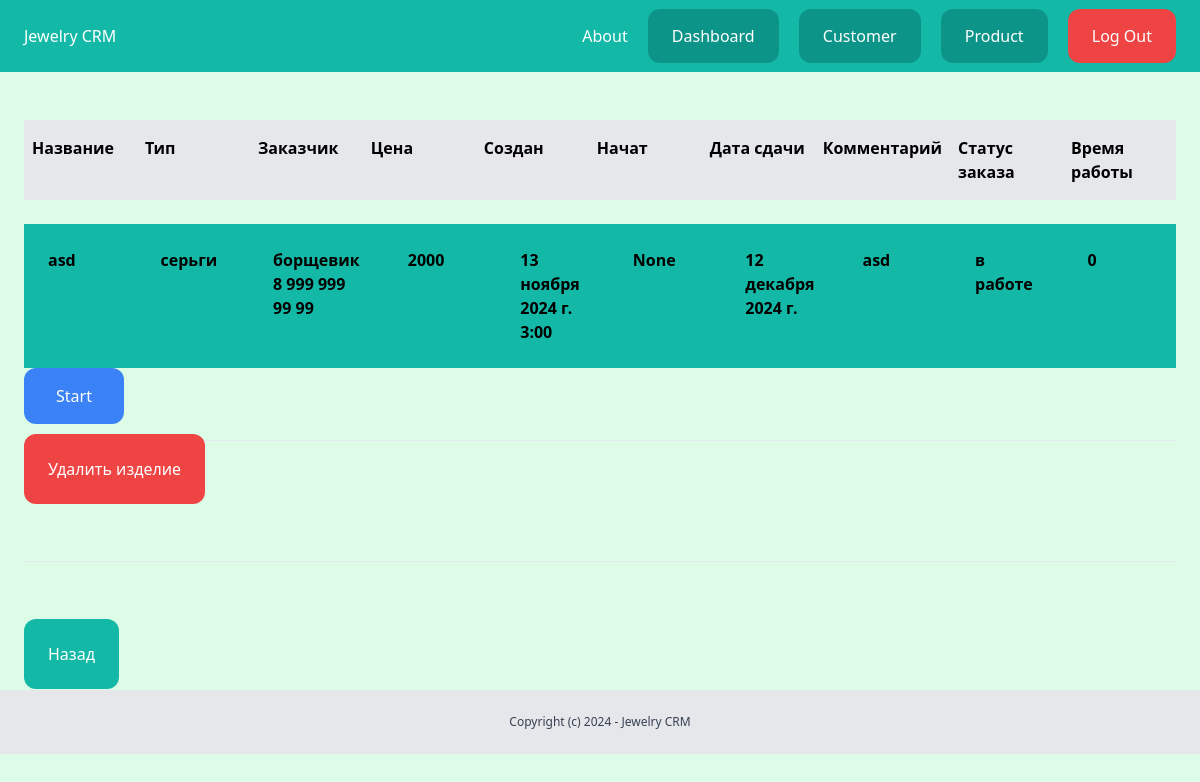
/dashboard/product/2/ (signed in), run on an earlier commit of the app's database.
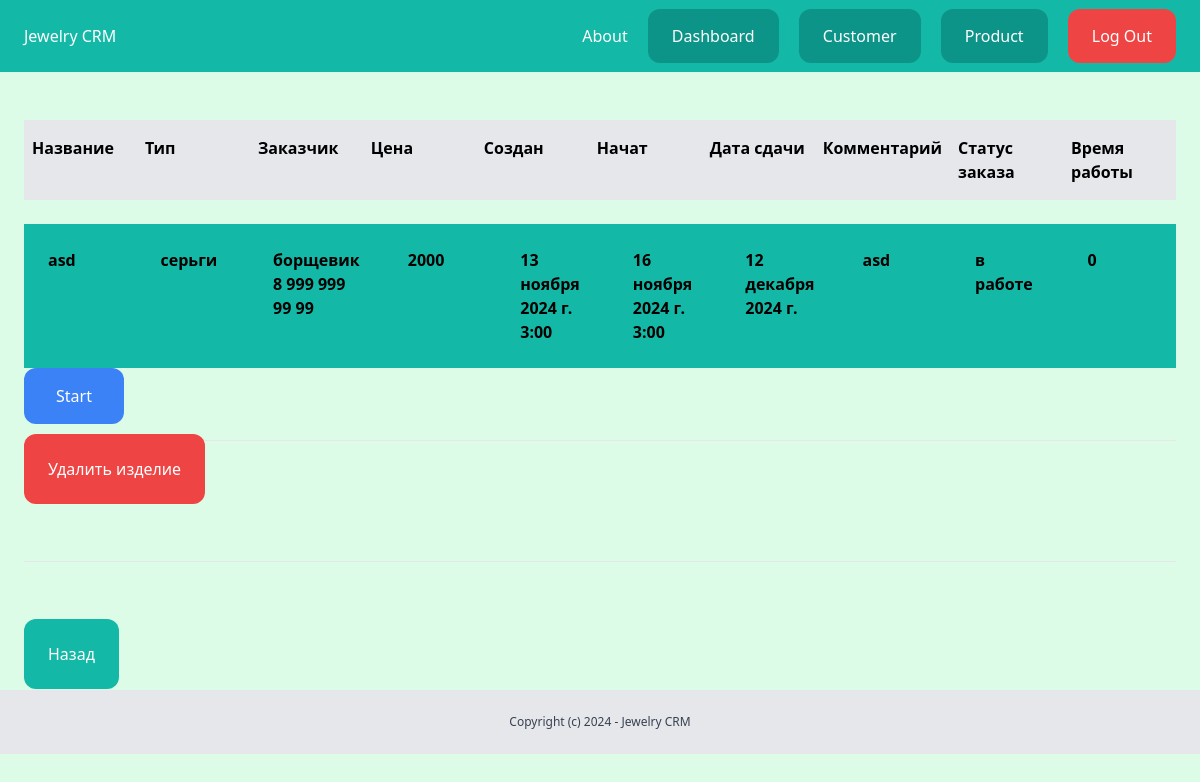
And on a later commit of the database.
### product/models.py (models this page shows, shortened)
class Product(models.Model):
    name = models.CharField(max_length=100)
    created_by = models.ForeignKey(User, related_name='product',on_delete=models.CASCADE,null=True)
    on_work = models.BooleanField(default=False,null=True)
    worker = models.ForeignKey(User,related_name='worker',null=True,on_delete=models.CASCADE)
    work_time = models.TextField(max_length=200,default='00 дней 00 часов 00 минут', null=True)
    type_product = models.CharField(max_length=30,choices=TYPE_CHOICE,default='кольцо')
    customer = models.ForeignKey(Customer,related_name='customer', on_delete=models.CASCADE)
    price = models.IntegerField()
    create_date = models.DateTimeField(auto_now_add=True)
    start_date = models.DateTimeField(auto_created=False, null=True)
    expiration_date = models.DateField(auto_created=False)
    comment = models.TextField()
    status = models.CharField(max_length=20,choices=STATUS_CHOICE,null=True,default='1')

### customer/models.py (models this page shows)
class Customer(models.Model):
    name = models.CharField(max_length=200)
    phone_number = models.CharField(max_length=30)
    comment = models.TextField()
    def __str__(self):
        return f"{self.name} {self.phone_number}"

### product/views.py (the view)
# urls.py: path('<int:pk>/', product_detail, name='product_detail'),
@login_required
def product_detail(request, pk):
    product = Product.objects.get(pk=pk)
    form = AddProductForm()
    if request.method == 'POST':
        product.start_date = localtime()
        product.on_work = True
        product.status = '2'
        product.save()
    return render(request, 'product/product_detail.html', {'product':product,
                                                           'form': form})

### templates/product/product_detail.html (shortened to what this page needs)
{% extends 'crm_project/base.html'%}
{%block content%}
<div class="py-6 px-6">
    <div class=" mt-6 flex justify-between">
        <p class="py-4 px-2 bg-gray-200 font-semibold w-full">Название</p>
        <p class="py-4 px-2 bg-gray-200 font-semibold w-full">Тип</p>
        <p class="py-4 px-2 bg-gray-200 font-semibold w-full">Заказчик</p>
        <p class="py-4 px-2 bg-gray-200 font-semibold w-full">Цена</p>
        <p class="py-4 px-2 bg-gray-200 font-semibold w-full">Создан</p>
        <p class="py-4 px-2 bg-gray-200 font-semibold w-full">Начат</p>
        <p class="py-4 px-2 bg-gray-200 font-semibold w-full">Дата сдачи</p>
        <p class="py-4 px-2 bg-gray-200 font-semibold w-full">Комментарий</p>
        <p class="py-4 px-2 bg-gray-200 font-semibold w-full">Статус заказа</p>
        <p class="py-4 px-2 bg-gray-200 font-semibold w-full">Время работы</p>
    </div>
        <div class=" mt-6 flex justify-between">
            <p class="py-6 px-6 bg-teal-500 font-semibold w-full">{{product.name}}</p>
            <p class="py-6 px-6 bg-teal-500 font-semibold w-full">{{ product.type_product}}</p>
            <p class="py-6 px-6 bg-teal-500 font-semibold w-full">{{ product.customer}}</p>
            <p class="py-6 px-6 bg-teal-500 font-semibold w-full">{{ product.price}}</p>
            <p class="py-6 px-6 bg-teal-500 font-semibold w-full">{{ product.create_date}}</p>
            <p class="py-6 px-6 bg-teal-500 font-semibold w-full">{{ product.start_date}} </p>
            <p class="py-6 px-6 bg-teal-500 font-semibold w-full">{{ product.expiration_date}}</p>
            <p class="py-6 px-6 bg-teal-500 font-semibold w-full">{{ product.comment}}</p>
            <p class="py-6 px-6 bg-teal-500 font-semibold w-full">{{ product.get_status_display}}</p>
            <p class="py-6 px-6 bg-teal-500 font-semibold w-full">{{ product.work_time}}</p>
        </div>
    {% if product.on_work == False%}
                    <form method="post" action=".">
                        <button class="py-4 px-8 bg-blue-500 text-white rounded-xl" type="submit">Start</button>
                    </form>
    {%else%}
                    <form method="post" action="{% url 'update_time' product.id %}">
                        {% csrf_token %}
                        <button class="py-4 px-8 bg-blue-500 text-white rounded-xl" type="submit">Stop</button>
                    </form>
    {%endif%}
    <hr class="my-4">
        <a href="{% url 'product_delete' product.id %}" class="mb-6 px-6 py-6 bg-red-500 text-white rounded-xl"> Удалить изделие</a>
    <hr class="my-20">
        <a href="{% url 'product_list'%}" class="mb-6 px-6 py-6 bg-teal-500 text-white rounded-xl">Назад</a>
</div>
{%endblock%}

What changed in the data, as far as the page shows it:
changed Product "asd": start_date "None" → "16 ноября 2024 г. 3:00"
